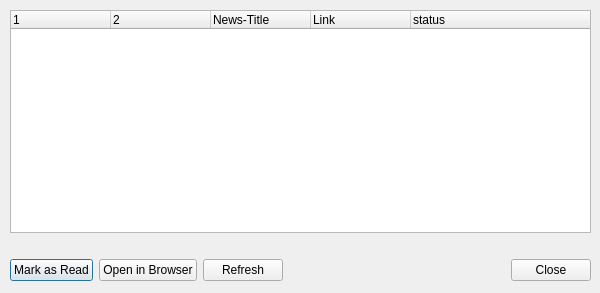
<ui version="4.0" >
 <class>newsDialog</class>
 <widget class="QDialog" name="newsDialog" >
  <property name="geometry" >
   <rect>
    <x>0</x>
    <y>0</y>
    <width>600</width>
    <height>293</height>
   </rect>
  </property>
  <property name="windowTitle" >
   <string>Arch Linux News</string>
  </property>
  <widget class="QWidget" name="layoutWidget" >
   <property name="geometry" >
    <rect>
     <x>10</x>
     <y>10</y>
     <width>581</width>
     <height>271</height>
    </rect>
   </property>
   <layout class="QVBoxLayout" >
    <item>
     <widget class="QTreeWidget" name="treeWidget" >
      <property name="indentation" >
       <number>0</number>
      </property>
      <column>
       <property name="text" >
        <string/>
       </property>
       <property name="icon" >
        <iconset resource="shaman.qrc" >
         <normaloff>:/Icons/icons/mail-mark-unread-new.png</normaloff>:/Icons/icons/mail-mark-unread-new.png</iconset>
       </property>
      </column>
      <column>
       <property name="text" >
        <string/>
       </property>
       <property name="icon" >
        <iconset resource="shaman.qrc" >
         <normaloff>:/Icons/icons/mail-message-new.png</normaloff>:/Icons/icons/mail-message-new.png</iconset>
       </property>
      </column>
      <column>
       <property name="text" >
        <string>News-Title</string>
       </property>
       <property name="icon" >
        <iconset resource="shaman.qrc" >
         <normaloff>:/Icons/icons/draw-text.png</normaloff>:/Icons/icons/draw-text.png</iconset>
       </property>
      </column>
      <column>
       <property name="text" >
        <string>Link</string>
       </property>
       <property name="icon" >
        <iconset resource="shaman.qrc" >
         <normaloff>:/Icons/icons/application-rss+xml.png</normaloff>:/Icons/icons/application-rss+xml.png</iconset>
       </property>
      </column>
      <column>
       <property name="text" >
        <string>status</string>
       </property>
      </column>
     </widget>
    </item>
    <item>
     <widget class="QLabel" name="label" >
      <property name="text" >
       <string/>
      </property>
      <property name="alignment" >
       <set>Qt::AlignCenter</set>
      </property>
     </widget>
    </item>
    <item>
     <layout class="QHBoxLayout" >
      <item>
       <widget class="QPushButton" name="asReadButton" >
        <property name="text" >
         <string>Mark as Read</string>
        </property>
        <property name="icon" >
         <iconset resource="shaman.qrc" >
          <normaloff>:/Icons/icons/mail-mark-unread-new.png</normaloff>:/Icons/icons/mail-mark-unread-new.png</iconset>
        </property>
       </widget>
      </item>
      <item>
       <widget class="QPushButton" name="openButton" >
        <property name="text" >
         <string>Open in Browser</string>
        </property>
        <property name="icon" >
         <iconset resource="shaman.qrc" >
          <normaloff>:/Icons/icons/document-open.png</normaloff>:/Icons/icons/document-open.png</iconset>
        </property>
       </widget>
      </item>
      <item>
       <widget class="QPushButton" name="refreshButton" >
        <property name="text" >
         <string>Refresh</string>
        </property>
        <property name="icon" >
         <iconset resource="shaman.qrc" >
          <normaloff>:/Icons/icons/application-rss+xml.png</normaloff>:/Icons/icons/application-rss+xml.png</iconset>
        </property>
       </widget>
      </item>
      <item>
       <spacer>
        <property name="orientation" >
         <enum>Qt::Horizontal</enum>
        </property>
        <property name="sizeHint" stdset="0" >
         <size>
          <width>40</width>
          <height>20</height>
         </size>
        </property>
       </spacer>
      </item>
      <item>
       <widget class="QPushButton" name="closeButton" >
        <property name="text" >
         <string comment="close the dialog" >Close</string>
        </property>
        <property name="icon" >
         <iconset resource="shaman.qrc" >
          <normaloff>:/Icons/icons/application-exit.png</normaloff>:/Icons/icons/application-exit.png</iconset>
        </property>
       </widget>
      </item>
     </layout>
    </item>
   </layout>
  </widget>
 </widget>
 <resources>
  <include location="shaman.qrc" />
 </resources>
 <connections/>
</ui>
